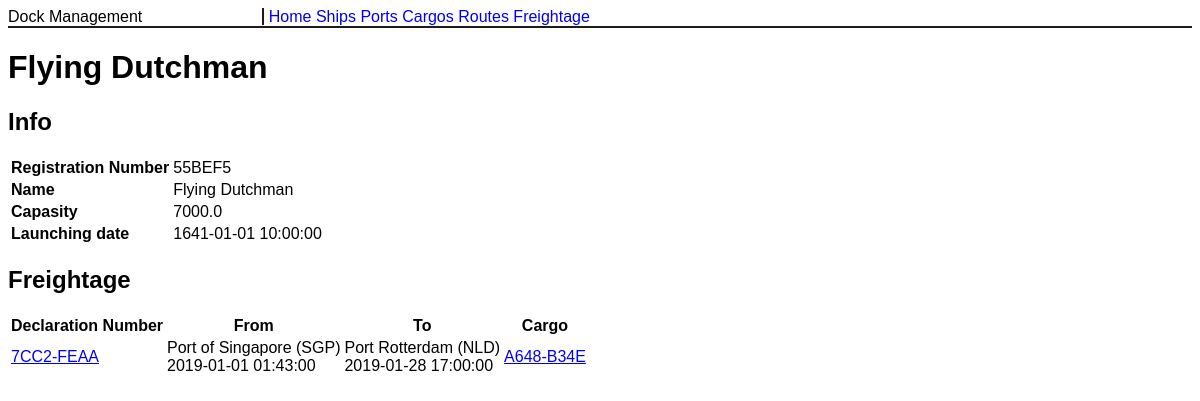
/ships/1, run on the app's committed database.
### entities.py (models this page shows, shortened)
class Ship:
    ship_id = None

class Freightage:
    def __init__(self, route: Route, ship: Ship, cargo: Cargo, loading_date: datetime):
        self.route = route
        self.ship = ship
        self.cargo = cargo
        self.loading_date = loading_date

class Route:
    route_id = None

class Port:
    port_id = None

class Cargo:
    cargo_id = None

### app.py (the view)
    @app.route('/ships/<int:ship_id>')
    def get_one_ship(ship_id):
        session = Session()
        ship = session.query(Ship).filter(Ship.ship_id == ship_id).first()
        freightages = session.query(Freightage).filter(Freightage.ship == ship).all()
        return render_template('ship.html', ship=ship, freightages=freightages)

### templates/ship.html
{% extends 'base.html' %}
{% block content %}
<h1>{{ ship.name }}</h1>
<h2>Info</h2>
<table>
    <tbody>
    <tr>
        <td style="font-weight: bold;">Registration Number</td>
        <td>{{ ship.reg_num }}</td>
    </tr>
    <tr>
        <td style="font-weight: bold;">Name</td>
        <td>{{ ship.name }}</td>
    </tr>
    <tr>
        <td style="font-weight: bold;">Capasity</td>
        <td>{{ ship.capasity }}</td>
    </tr>
    <tr>
        <td style="font-weight: bold;">Launching date</td>
        <td>{{ ship.launching_date }}</td>
    </tr>
    </tbody>
</table>
<h2>Freightage</h2>
<table>
    <thead>
    <tr>
        <th>Declaration Number</th>
        <th>From</th>
        <th>To</th>
        <th>Cargo</th>
    </tr>
    </thead>
    <tbody>
    {% for freightage in freightages %}
    <tr>
        <td><a href="#">{{ freightage.route.declaration_num }}</a></td>
        <td>
            <div>{{ freightage.route.from_port.name + " (" + freightage.route.from_port.country + ")" }}</div>
            <div>{{ freightage.route.departure_date }}</div>
        </td>
        <td>
            <div class="port">{{ freightage.route.to_port.name + " (" + freightage.route.to_port.country + ")" }}</div>
            <div class="date">{{ freightage.route.arrival_date }}</div>
        </td>
        <td><a href="#">{{ freightage.cargo.reg_num }}</a></td>
    </tr>
    {% endfor %}
    </tbody>
</table>
{% endblock %}

### templates/base.html (style rules this page uses)
* { font-family: 'Avenir', Helvetica, Arial, sans-serif; }

### data on the page
Ship: name "Flying Dutchman", reg_num "55BEF5", capasity "7000.0", launching_date "1641-01-01 10:00:00"
Freightage: route.declaration_num "7CC2-FEAA", route.from_port "Port of Singapore (SGP)", route.departure_date "2019-01-01 01:43:00", route.to_port "Port Rotterdam (NLD)", route.arrival_date "2019-01-28 17:00:00", cargo.reg_num "A648-B34E"
